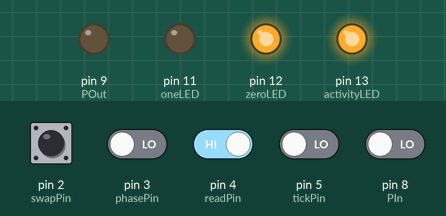
Simulated run of this sketch. Board: Arduino Uno, built with avr-gcc and run on an emulated ATmega328P. Shown: output pins drawn as LEDs (lit = HIGH). The inputs (shaded band) are chosen by the test bench; at power-on: pin 4 (readPin) HIGH, pin 2 (swapPin), pin 3 (phasePin), pin 5 (tickPin), pin 8 (PIn) LOW. Random numbers use the default seed unless the sketch sets one.

Above: at 1.2 s.
1.3 s: pin 4 (readPin) driven LOW
At 2.2 s:
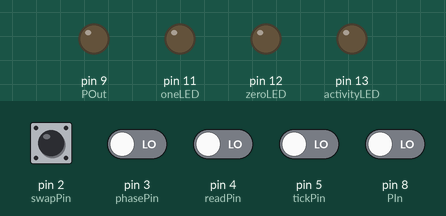
2.8 s: pin 2 (swapPin) pulled HIGH for 0.15 s
At 2.87 s:
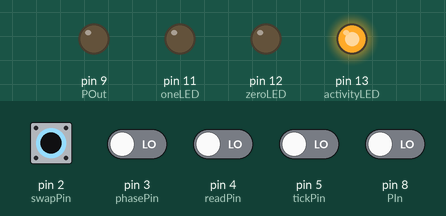
4.4 s: pin 5 (tickPin) driven HIGH
At 5.6 s:
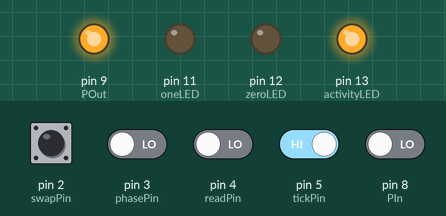
5.9 s: pin 5 (tickPin) driven LOW
At 6.5 s:
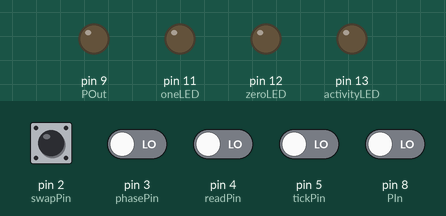
7.4 s: pin 4 (readPin) driven HIGH
At 8.2 s:
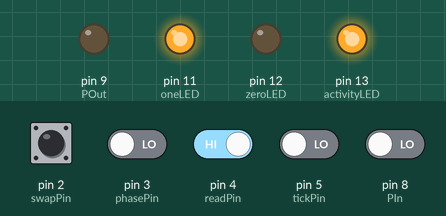
8.9 s: pin 5 (tickPin) driven HIGH
At 9.4 s:
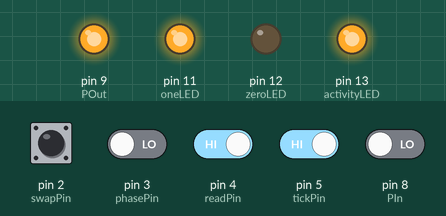
Timing chart, 0 to 11.4 s (numbered marks = the images above; inputs shaded):
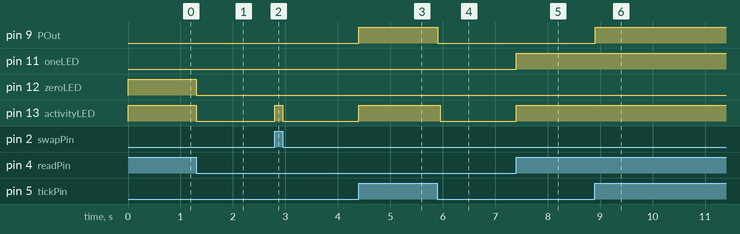

The sketch:

code_old.ino
```cpp
const int zeroLED = 12;
const int oneLED  = 11;
const int activityLED =13;
const int POut = 9;  //Output Pin for tick
const int PIn = 8;  //Input Pin for tick
const int swapPin = 2;
const int readPin = 4;
const int phasePin= 3;
const int tickPin = 5;  //Button Pin for tick
const bool debug= false;

// variables will change:
int internalState = 0;         // variable for reading the pushbutton status
int logicalState = 0;

int counter=0;
void read_down() {
    // turn LED on:
    internalState=random(0,2);
    if (logicalState==1){
      digitalWrite(oneLED, HIGH);
    } else {
      digitalWrite(zeroLED, HIGH);
    }
}

void read_up() {
  digitalWrite(oneLED, LOW);
  digitalWrite(zeroLED, LOW);
}

void phase_down() {
  internalState = (internalState + logicalState) % 2;
}
void phase_up() {
  // Do nothing
}
void swap_down() {
    int dummy = internalState;
    internalState = logicalState;
    logicalState = dummy;
}
void swap_up() {
  // Do nothing
}

void tick_up(){
  digitalWrite(POut,LOW);
}

void tick_down(){
  if(debug==true)Serial.println("tick_down");
  digitalWrite(POut,HIGH);
  int PIn_state = LOW;
  while (digitalRead(tickPin)==HIGH){
    PIn_state=digitalRead(PIn);
    if (PIn_state==LOW) delay(10);
    else {
      delay(100);
      digitalWrite(POut,logicalState==0 ? LOW : HIGH);
      if(debug==true){
        Serial.print("Sending ");
        Serial.println(logicalState==0 ? "LOW" : "HIGH");}
      delay(50);
      PIn_state=digitalRead(PIn);
      if(debug==true){
        Serial.print("Other Arduino:");
        Serial.println(PIn_state == HIGH ? 1 : 0);}
      if (PIn_state==HIGH) internalState=(internalState+1)%2;
      delay(50);
      break;
    }
  }
  if(debug==true)Serial.println("tick_down exit");
  digitalWrite(POut,LOW);
}

void setup() {
  // initialize the LED pin as an output:
  pinMode(zeroLED, OUTPUT);
  pinMode(oneLED, OUTPUT);
  pinMode(activityLED, OUTPUT);
  pinMode(POut,OUTPUT);
  pinMode(PIn, INPUT);
  // initialize the pushbutton pin as an input:
  pinMode(swapPin, INPUT);
  pinMode(readPin, INPUT);
  pinMode(phasePin, INPUT);
  pinMode(tickPin, INPUT);
  randomSeed(analogRead(0));
  internalState = 0;
  logicalState = random(0,2);
  if (debug==true) Serial.begin(9600);
}

int old_read_state=LOW;
int old_swap_state=LOW;
int old_phase_state=LOW;
int old_tick_state=LOW;
void loop() {

  int read_state = digitalRead(readPin);
  int swap_state = digitalRead(swapPin);
  int phase_state = digitalRead(phasePin);
  int tick_state = digitalRead(tickPin);

  // Check if there is any change
  if (read_state == old_read_state && swap_state == old_swap_state && phase_state == old_phase_state && tick_state ==old_tick_state) {
    delay(50);
    return;
  }

  // Set activity LED correctly
  if (read_state == LOW && swap_state == LOW && phase_state == LOW && tick_state==LOW) digitalWrite(activityLED, LOW);
  else digitalWrite(activityLED, HIGH);

  if (read_state != old_read_state) {
    if (read_state == HIGH) read_down();
    else read_up();
  }
  if (swap_state != old_swap_state) {
    if (swap_state == HIGH) swap_down();
    else swap_up();
  }
  if (phase_state != old_phase_state) {
    if (phase_state == HIGH) phase_down();
    else phase_up();
  }

  if (tick_state != old_tick_state) {
    if (tick_state == HIGH) tick_down();
    else tick_up();
  }

  if(debug==true) {
    Serial.print(counter);
    Serial.print(". ");
    Serial.print("(");
    Serial.print(logicalState);
    Serial.print(",");
    Serial.print(internalState);
    Serial.println(")");
    counter++;
  }
  // Delay a little bit to avoid bouncing
  delay(50);

  old_read_state = read_state;
  old_swap_state = swap_state;
  old_phase_state = phase_state;
  old_tick_state = tick_state;


}
```

Measured:
- after the input at 1.3 s, pin 12 (zeroLED), pin 13 (activityLED): HIGH → LOW at once
- after the input at 2.8 s, pin 13 (activityLED): LOW → HIGH at once, → LOW 0.15 s later
- after the input at 4.4 s, pin 9 (POut), pin 13 (activityLED): LOW → HIGH at once
- after the input at 5.9 s, pin 9 (POut): HIGH → LOW at once; pin 13 (activityLED): HIGH → LOW after 0.05 s
- after the input at 7.4 s, pin 11 (oneLED), pin 13 (activityLED): LOW → HIGH at once
- after the input at 8.9 s, pin 9 (POut): LOW → HIGH at once
